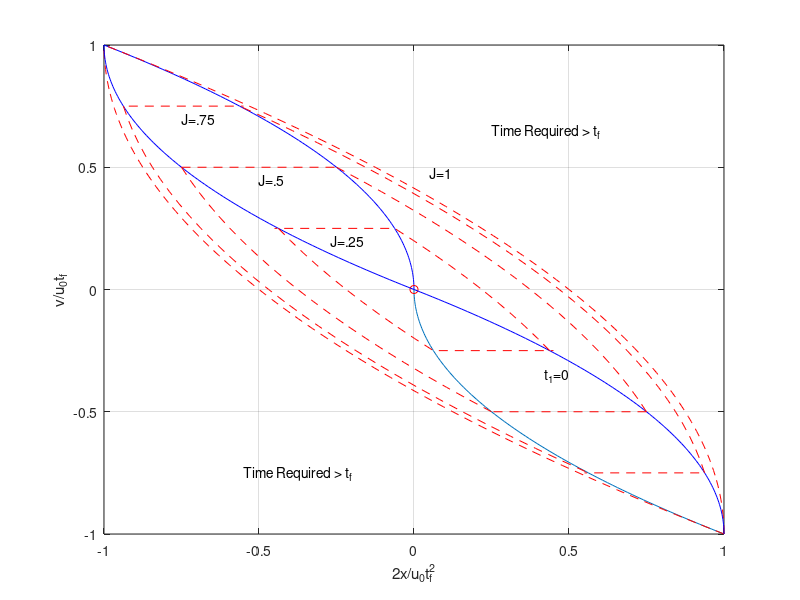

This chart was generated by the following MATLAB code:
% Script p9_3_04.m; min fuel to x=v=0 for double integrator plant
% with bounded control;                               8/98, 3/31/02
%
v=-[0:.01:1]; x=v.^2; un=ones(1,101); x1=-v.^2-2*v;
vt=[-1:.02:1]; xt=vt.^2/2-vt-un/2; xt1=-vt.^2/2-vt+un/2;
v2=[-.75:.05:.75]; N2=length(v2); un2=ones(1,N2); J=3/4; 
x2=-v2.^2/2-v2+un2/2-(J-1)^2*un2/2; 
v3=[-.5:.05:.5]; N3=length(v3); un3=ones(1,N3); J=1/2;
x3=-v3.^2/2-v3+un3/2-(J-1)^2*un3/2;
v4=[-.25:.05:.25]; N4=length(v4); un4=ones(1,N4); J=1/4;
x4=-v4.^2/2-v4+un4/2-(J-1)^2*un4/2;
%
figure(1); clf; plot(x,v,-x,-v,'b',0,0,'ro',xt,vt,'r--',...
   xt1,vt,'r--',x1,v,'b',-x1,-v,'b',x2,v2,'r--',-x2,-v2,'r--');
hold on; plot([-.92 -.55],[.75 .75],'r--',[.92 .55],[-.75 -.75],...
   'r--',x3,v3,'r--',-x3,-v3,'r--',[-.75 -.25],[.5 .5],'r--',...
   [.75 .25],[-.5 -.5],'r--',x4,v4,'r--',-x4,-v4,'r--',...
   [-.08 -.45],   [.25 .25],'r--',[.08 .45],[-.25 -.25],'r--');
hold off; grid
axis([-1 1 -1 1]); xlabel('2x/u_0t_f^2'); ylabel('v/u_0t_f') 
text(-.75,.7,'J=.75'); text(-.5,.45,'J=.5')
text(-.27,.2,'J=.25'); text(.05,.48,'J=1'); text(.42,-.35,'t_1=0')
text(.25,.65,'Time Required > t_f')
text(-.55,-.75,'Time Required > t_f')
